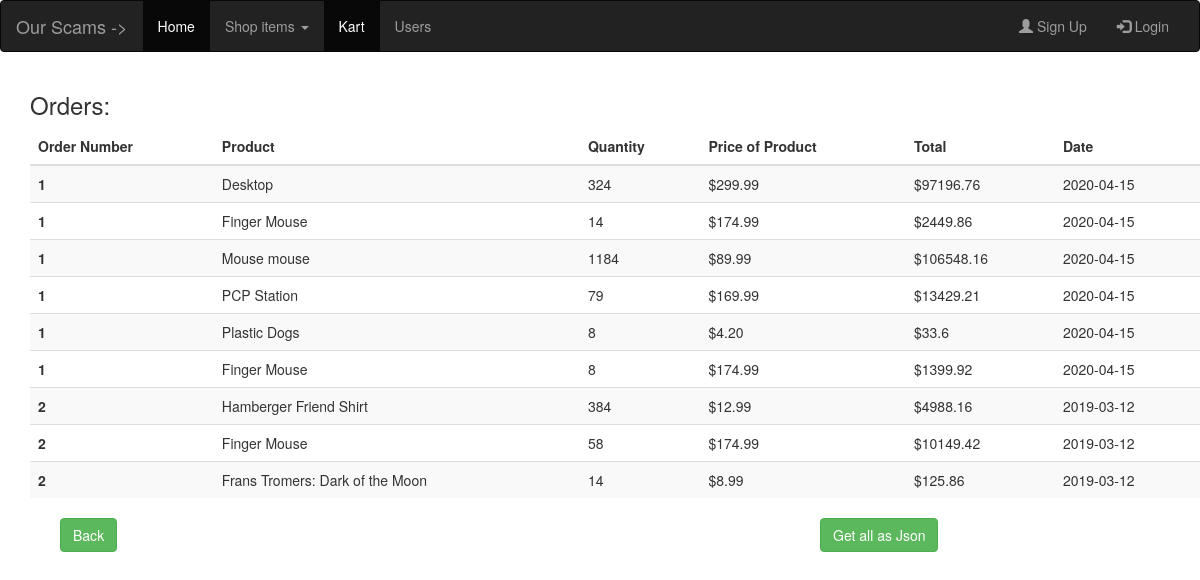
/Pages/viewOrdersPage.php?sqlDate=--&cDate=2020-04-26, run on the app's committed database.
### tables this page shows
CREATE TABLE `order_history` (
  `order_ID` int(11) NOT NULL,
  `user_ID` int(11) NOT NULL,
  `add_ID` int(11) NOT NULL,
  `order_date` date NOT NULL
);

CREATE TABLE `order_info` (
  `order_ID` int(11) NOT NULL,
  `product_ID` int(11) NOT NULL,
  `quantity` int(11) NOT NULL
);

CREATE TABLE `products` (
  `product_ID` int(11) NOT NULL,
  `name` varchar(100) DEFAULT NULL,
  `price` double(8,2) DEFAULT NULL,
  `short_desc` varchar(150) DEFAULT NULL,
  `image` varchar(100) DEFAULT NULL,
  `category_ID` int(11) DEFAULT NULL,
  `description` varchar(300) DEFAULT NULL,
  `desc_image` varchar(30) DEFAULT NULL,
  `weightKg` int(11) NOT NULL DEFAULT '13'
);

### Classes/OrderDataService.php (called while the page is built, shortened)
<?php
class orderDataService{
    function getOrderInfo($date1, $date2)
    {
        $database = new Database();
        $connection = $database->getConnected();
        $sql = "SELECT order_info.order_ID, products.name, order_info.quantity, products.price, order_history.order_date FROM order_history INNER JOIN order_info ON
            order_history.order_ID = order_info.order_ID INNER JOIN products ON order_info.product_ID=products.product_ID WHERE order_history.user_ID = 1 AND
            order_history.order_date BETWEEN '$date1' AND '$date2' ORDER BY order_history.order_date DESC";
        if ($result = $connection->query($sql))
        {
            $nbrRows = $result->num_rows;
            if ($nbrRows > 0)
            {
                $index = 0;
                while($row = $result->fetch_assoc())
                {
                    $prodTotal = $row['quantity'] * $row['price'];
                    $prod_info[$index] = array($row['order_ID'], $row['name'] , $row ['quantity'] , $row['price'], $prodTotal, $row['order_date']);
                    ++$index;
                }
                return $prod_info;
            }
        }
    }
}
?>

### Classes/OrderBusinessService.php (called while the page is built, shortened)
<?php
require ("OrderDataService.php");
?>
<?php
class orderBusinessService{
    function getOrderInfo($date1, $date2)
    {
        $service = new orderDataService();
        return $service->getOrderInfo($date1, $date2);
    }
}
?>

### Pages/fragments/_displayOrderHistory.php (the view)
<?php
require_once("../Classes/OrderBusinessService.php");
function displayOrder($d1, $d2)
{
?>
<table class="table table-striped table-dark">
  <thead>
    <tr>
      <th scope="col">Order Number</th>
      <th scope="col">Product</th>
      <th scope="col">Quantity</th>
      <th scope="col">Price of Product</th>
      <th scope="col">Total</th>
      <th scope="col">Date</th>
    </tr>
  </thead>
  <tbody>
      <?php
        $service = new orderBusinessService();
        $orderInfo = $service->getOrderInfo($d1, $d2);
          foreach ($orderInfo as $o)
          {
      ?>
          <tr>
            <th scope="row"><?php echo $o[0]; ?></th>
            <td><?php echo $o[1];?></td>
            <td><?php echo $o[2];?></td>
            <td>$<?php echo $o[3];?></td>
            <td>$<?php echo $o[4];?></td>
            <td><?php echo $o[5];?></td>
          </tr>
      <?php
          }
      ?>
  </tbody>
</table>
<?php
}
?>

### Pages/viewOrdersPage.php (shortened to what this page needs)
<!DOCTYPE html>
<html lang="en">
<head>
  <link rel="stylesheet" href="https://maxcdn.bootstrapcdn.com/bootstrap/3.4.1/css/bootstrap.min.css">
</head>
<body>
<?php
  include("fragments/adminNavbar.php");
  require_once ("fragments/_displayOrderHistory.php");
?>
<div class="container">
    <h3>Orders:</h3>
      <div class="container box_color">
      <div class="row">
      <?php
        $date1 = $_GET['sqlDate'];
        $date2 = $_GET['cDate'];
        displayOrder($date1, $date2);
      ?>
    </div>
    <div class="col-sm-4 box_color">
    <a href="ordersPage.php" class="btn btn-success" role="button">Back</a>
    </div>
    <div class="col-sm-4 box_color">
    </div>
    <div class="col-sm-4 box_color">
    <a href="../api/getOrders.php?start=<?php echo $date1;?>" class="btn btn-success" role="button">Get all as Json</a>
    </div>
  </div>
</div>
</body>
</html>

### Pages/fragments/adminNavbar.php (shortened to what this page needs)
<nav class="navbar navbar-inverse">
  <div class="container-fluid">
    <div class="navbar-header">
      <a class="navbar-brand" href="/definitely-authentic-products/">Our Scams -></a>
    </div>
    <div class="collapse navbar-collapse" id="myNavbar">
      <ul class="nav navbar-nav">
        <li class="active"><a href="/definitely-authentic-products/">Home</a></li>
        <li class="dropdown">
          <a class="dropdown-toggle" data-toggle="dropdown" href="#">Shop items <span class="caret"></span></a>
        </li>
        <li class="active"><a href="/definitely-authentic-products/Pages/kartPage.php">Kart</a></li>
        <li><a href="/definitely-authentic-products/Pages/usersPage.php">Users</a></li>
      </ul>
      <ul class="nav navbar-nav navbar-right">
        <li><a href="/definitely-authentic-products/Pages/register.php"><span class="glyphicon glyphicon-user"></span> Sign Up</a></li>
        <li><a href="/definitely-authentic-products/Pages/login.php"><span class="glyphicon glyphicon-log-in"></span> Login</a></li>
      </ul>
    </div>
  </div>
</nav>

### data on the page
order_history: order_info.order_ID "1", products.name "Desktop", order_info.quantity "324", products.price "299.99", o "97196.76", order_date "2020-04-15", products.name "Finger Mouse", order_info.quantity "14", products.price "174.99", o "2449.86", products.name "Mouse mouse", order_info.quantity "1184", products.price "89.99", o "106548.16", products.name "PCP Station", order_info.quantity "79", products.price "169.99", o "13429.21", products.name "Plastic Dogs", order_info.quantity "8", products.price "4.20", o "33.6", o "1399.92"
order_history: order_info.order_ID "2", products.name "Hamberger Friend Shirt", order_info.quantity "384", products.price "12.99", o "4988.16", order_date "2019-03-12", products.name "Finger Mouse", order_info.quantity "58", products.price "174.99", o "10149.42", products.name "Frans Tromers: Dark of the Moon", order_info.quantity "14", products.price "8.99", o "125.86"
